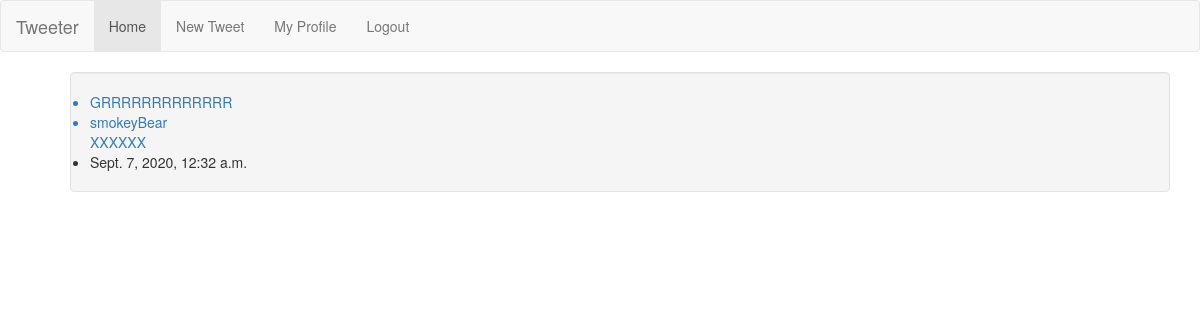
Page / (signed in) on the earlier database version.
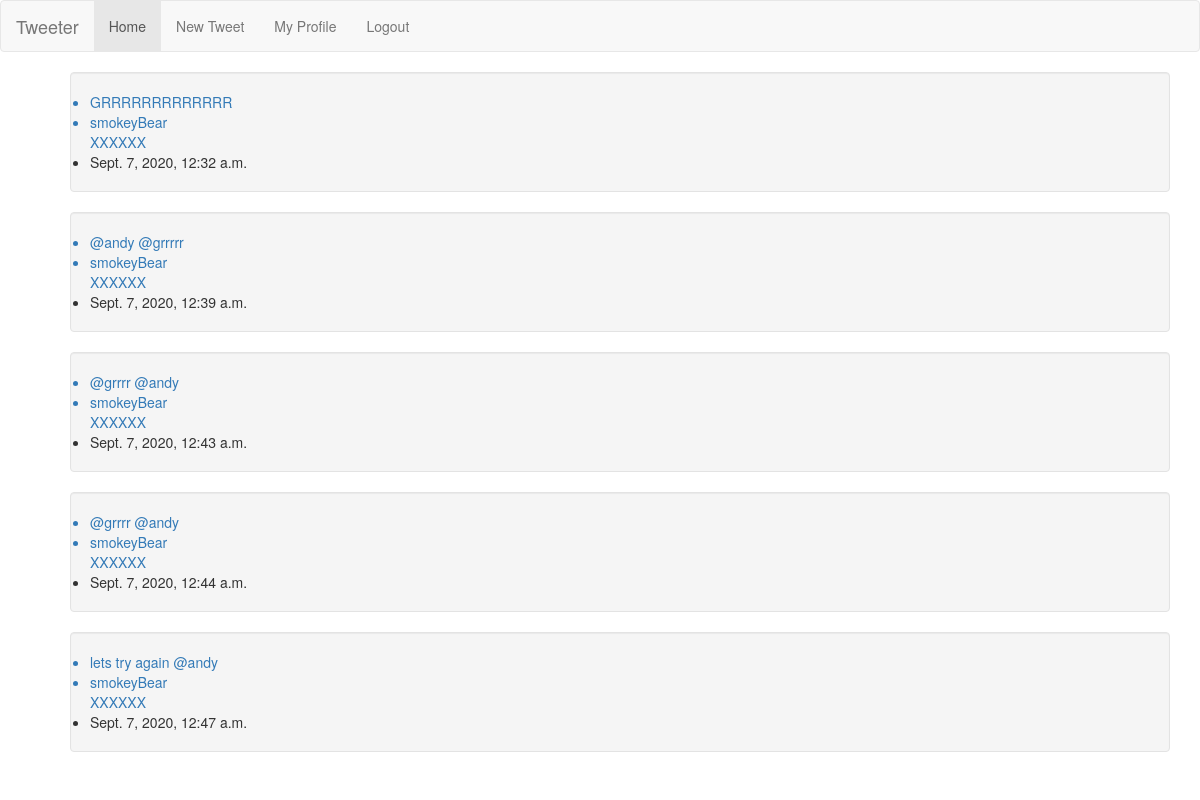
Same page on the later database version.
### tweet/models.py (models this page shows, shortened)
class Tweet(models.Model):
    body = models.TextField(max_length=140)
    time_stamp = models.DateTimeField(default=timezone.now)
    author = models.ForeignKey(CustomUser, on_delete=models.CASCADE)

### twitteruser/models.py (models this page shows)
class CustomUser(AbstractUser):
    bio = models.TextField(max_length=240, null=True, blank=True)
    age = models.IntegerField(null=True, blank=True)
    location = models.TextField(max_length=180, null=True, blank=True)
    birthday = models.DateField(null=True, blank=True)
    following = models.ManyToManyField("self", related_name='following')
    def __str__(self):
        return self.username

### twitteruser/views.py (the view)
# urls.py: path('', userviews.index, name='home'),
@login_required
def index(request):
    current_user = CustomUser.objects.get(username=request.user)
    tweets = Tweet.objects.filter(author__in=current_user.following.all()) | Tweet.objects.filter(author=current_user)
    return render(request, 'index.html', {'tweets': tweets, 'current_user': current_user})

### templates/index.html
{% extends "base.html" %}
{% block content %}
<ul>
{% for tweet in tweets %}
<div class='well'>
<a href="tweet/{{tweet.id}}"><li>{{tweet.body}}</li></a>
<a href="following/{{tweet.author.id}}"><li>{{tweet.author}}</li></a>
<a href="unfollow/{{tweet.author.id}}">XXXXXX</a>
<li>{{tweet.time_stamp}}</li>
</div>
{% endfor %}
</ul>
{% endblock %}

### templates/base.html (shortened to what this page needs)
<!DOCTYPE html>
<html lang="en">
<head>
  <link rel="stylesheet" href="https://maxcdn.bootstrapcdn.com/bootstrap/3.4.1/css/bootstrap.min.css">
</head>
<body>
<nav class="navbar navbar-default">
  <div class="container-fluid">
    <div class="navbar-header">
      <a class="navbar-brand" href="/">Tweeter</a>
    </div>
    <ul class="nav navbar-nav">
      <li class="active"><a href="/">Home</a></li>
      <li><a href="newtweet/">New Tweet</a></li>
      <li><a href="profile/{{current_user.id}}">My Profile</a></li>
      <li><a href="logout/">Logout</a></li>
    </ul>
  </div>
</nav>
<div class="container">
    {% block content %}
    {% endblock %}
</div>
</body>
</html>

Differences in the rows shown:
added Tweet: body "@andy @grrrrr", author "smokeyBear", time_stamp "Sept. 7, 2020, 12:39 a.m."
added Tweet: body "@grrrr @andy", author "smokeyBear", time_stamp "Sept. 7, 2020, 12:43 a.m."
added Tweet: body "@grrrr @andy", author "smokeyBear", time_stamp "Sept. 7, 2020, 12:44 a.m."
added Tweet: body "lets try again @andy", author "smokeyBear", time_stamp "Sept. 7, 2020, 12:47 a.m."
